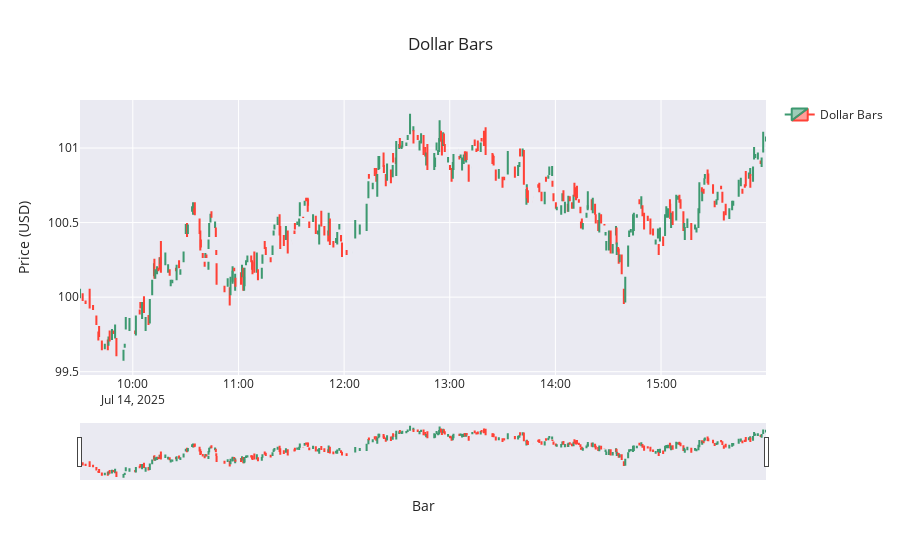

Here is the notebook cell this chart was saved with:
### Markdown cell above
### Time Chart

### Code cell
fig = go.Figure(data=[go.Candlestick(
    x=dollar_bars['start_time'],
    open=dollar_bars['open'],
    high=dollar_bars['high'],
    low=dollar_bars['low'],
    close=dollar_bars['close'],
    name='Dollar Bars'
)])

fig.update_layout(
    title=f'Dollar Bars',
    yaxis_title='Price (USD)',
    xaxis_title='Bar',
    xaxis_rangeslider_visible=True, 
    template='seaborn', # other options: plotly, plotly_white, plotly_dark, simple_white
    showlegend=True,
)

### Figure 1 — Plotly figure (JSON) as saved in the notebook; plotly's stock layout.template omitted (floating-point values rounded to 4 significant figures; data arrays with more than 128 entries replaced by an {"elided": "..."} marker saying what was removed)
{"data": [{"close": {"elided": "371 float values"}, "high": {"elided": "371 float values"}, "low": {"elided": "371 float values"}, "name": "Dollar Bars", "open": {"elided": "371 float values"}, "type": "candlestick", "x": {"elided": "371 str values"}}], "layout": {"showlegend": true, "title": {"text": "Dollar Bars"}, "xaxis": {"rangeslider": {"visible": true}, "title": {"text": "Bar"}}, "yaxis": {"title": {"text": "Price (USD)"}}}}
